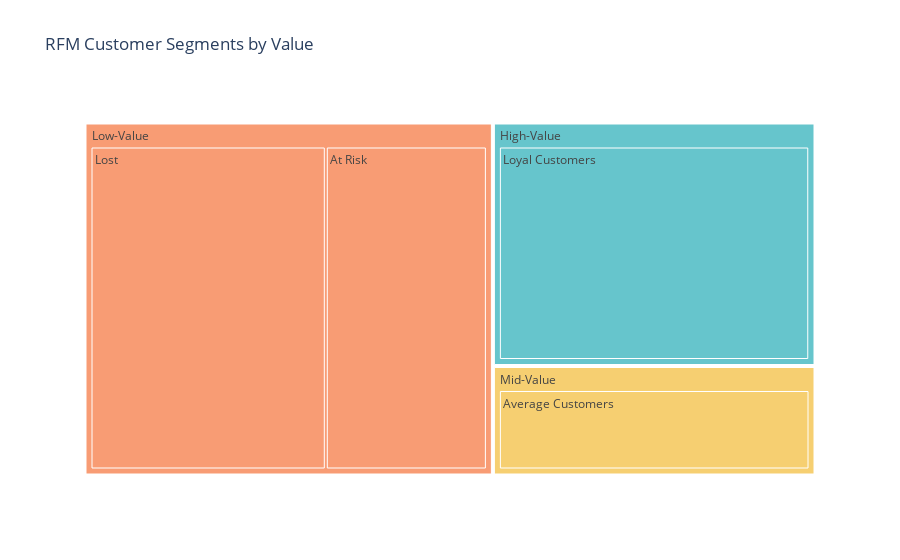

Notebook cell for this chart:
### Code cell
# Define the desired order of 'Value Segment'
value_segment_order = ['High-Value', 'Mid-Value', 'Low-Value']

# Convert 'Value Segment' to a categorical variable with the specified order
segment_product_counts['Value Segment'] = pd.Categorical(segment_product_counts['Value Segment'], categories=value_segment_order, ordered=True)

# Sort the DataFrame based on the new order of 'Value Segment' and the count
segment_product_counts['Value Segment'] = segment_product_counts['Value Segment'].cat.reorder_categories(value_segment_order, ordered=True)
segment_product_counts = segment_product_counts.sort_values(['Value Segment', 'Count'], ascending=[True, False])
# Create the Treemap plot with the updated order of 'Value Segment'
fig_treemap_segment_product = px.treemap(segment_product_counts, 
                                         path=['Value Segment', 'RFM Customer Segments'], 
                                         values='Count', 
                                         color='Value Segment', 
                                         color_discrete_sequence=px.colors.qualitative.Pastel, 
                                         title='RFM Customer Segments by Value')
fig_treemap_segment_product.show()

### Figure 1 — Plotly figure (JSON) as saved in the notebook; plotly's stock layout.template omitted (floating-point values rounded to 4 significant figures)
{"data": [{"branchvalues": "total", "customdata": [["High-Value"], ["Mid-Value"], ["Low-Value"], ["High-Value"], ["Mid-Value"], ["Mid-Value"], ["Low-Value"], ["High-Value"], ["Mid-Value"], ["Low-Value"], ["Low-Value"], ["High-Value"], ["Mid-Value"], ["Low-Value"], ["High-Value"], ["High-Value"], ["Mid-Value"], ["Low-Value"]], "domain": {"x": [0, 1], "y": [0, 1]}, "hovertemplate": "labels=%{label}<br>Count=%{value}<br>parent=%{parent}<br>id=%{id}<br>Value Segment=%{customdata[0]}<extra></extra>", "ids": ["High-Value/At Risk", "Mid-Value/At Risk", "Low-Value/At Risk", "High-Value/Average Customers", "Mid-Value/Average Customers", "Mid-Value/Lost", "Low-Value/Lost", "High-Value/Loyal Customers", "Mid-Value/Loyal Customers", "Low-Value/Loyal Customers", "Low-Value/Average Customers", "High-Value/Champions", "Mid-Value/Champions", "Low-Value/Champions", "High-Value/Lost", "High-Value", "Mid-Value", "Low-Value"], "labels": ["At Risk", "At Risk", "At Risk", "Average Customers", "Average Customers", "Lost", "Lost", "Loyal Customers", "Loyal Customers", "Loyal Customers", "Average Customers", "Champions", "Champions", "Champions", "Lost", "High-Value", "Mid-Value", "Low-Value"], "marker": {"colors": ["rgb(102, 197, 204)", "rgb(246, 207, 113)", "rgb(248, 156, 116)", "rgb(102, 197, 204)", "rgb(246, 207, 113)", "rgb(246, 207, 113)", "rgb(248, 156, 116)", "rgb(102, 197, 204)", "rgb(246, 207, 113)", "rgb(248, 156, 116)", "rgb(248, 156, 116)", "rgb(102, 197, 204)", "rgb(246, 207, 113)", "rgb(248, 156, 116)", "rgb(102, 197, 204)", "rgb(102, 197, 204)", "rgb(246, 207, 113)", "rgb(248, 156, 116)"]}, "name": "", "parents": ["High-Value", "Mid-Value", "Low-Value", "High-Value", "Mid-Value", "Mid-Value", "Low-Value", "High-Value", "Mid-Value", "Low-Value", "Low-Value", "High-Value", "Mid-Value", "Low-Value", "High-Value", "", "", ""], "type": "treemap", "values": [0, 0, 985, 0, 594, 0, 1439, 1320, 0, 0, 0, 1, 0, 0, 0, 1321, 594, 2424]}], "layout": {"legend": {"tracegroupgap": 0}, "title": {"text": "RFM Customer Segments by Value"}, "treemapcolorway": ["rgb(102, 197, 204)", "rgb(246, 207, 113)", "rgb(248, 156, 116)", "rgb(220, 176, 242)", "rgb(135, 197, 95)", "rgb(158, 185, 243)", "rgb(254, 136, 177)", "rgb(201, 219, 116)", "rgb(139, 224, 164)", "rgb(180, 151, 231)", "rgb(179, 179, 179)"]}}
